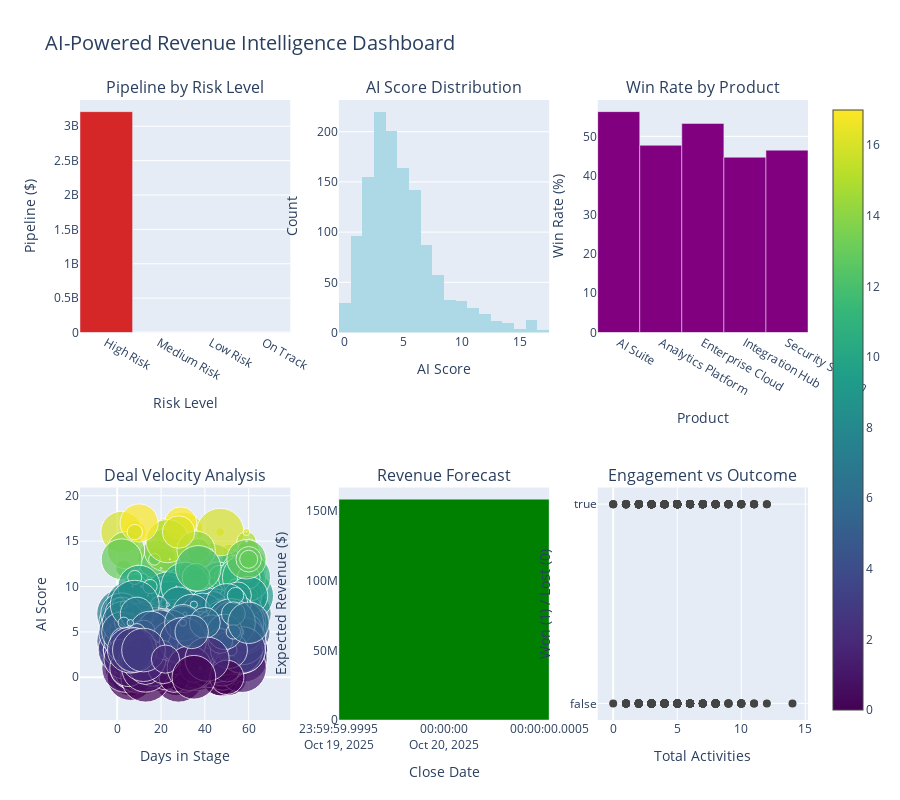

The notebook cell saved with this chart:
### Markdown cell above
## 5. Interactive Revenue Intelligence Dashboard

### Code cell
# Create comprehensive dashboard with Plotly
fig = make_subplots(
    rows=2, cols=3,
    subplot_titles=('Pipeline by Risk Level', 'AI Score Distribution', 'Win Rate by Product',
                   'Deal Velocity Analysis', 'Revenue Forecast', 'Engagement vs Outcome'),
    specs=[[{'type': 'bar'}, {'type': 'histogram'}, {'type': 'bar'}],
           [{'type': 'scatter'}, {'type': 'bar'}, {'type': 'scatter'}]],
    row_heights=[0.5, 0.5]
)

# 1. Pipeline by Risk Level
risk_pipeline = open_opps.groupby('RiskLevel')['Amount'].sum().reset_index()
fig.add_trace(
    go.Bar(x=risk_pipeline['RiskLevel'], y=risk_pipeline['Amount'],
          marker_color=['#d62728', '#ff7f0e', '#ffff00', '#2ca02c']),
    row=1, col=1
)

# 2. AI Score Distribution
fig.add_trace(
    go.Histogram(x=open_opps['AIScore'], nbinsx=20, marker_color='lightblue'),
    row=1, col=2
)

# 3. Win Rate by Product
product_performance = all_opps[all_opps['IsClosed']].groupby('Product').agg({
    'IsWon': 'mean'
}).reset_index()
fig.add_trace(
    go.Bar(x=product_performance['Product'], y=product_performance['IsWon']*100,
          marker_color='purple'),
    row=1, col=3
)

# 4. Deal Velocity (Days in Stage vs AI Score)
fig.add_trace(
    go.Scatter(x=open_opps['DaysInStage'], y=open_opps['AIScore'],
              mode='markers', marker=dict(size=open_opps['Amount']/100000,
                                         color=open_opps['AIScore'],
                                         colorscale='Viridis',
                                         showscale=True)),
    row=2, col=1
)

# 5. Revenue Forecast
forecast_data = open_opps.groupby('CloseDate').agg({
    'Amount': 'sum',
    'AIScore': 'mean'
}).reset_index()
forecast_data['ExpectedRevenue'] = forecast_data['Amount'] * (forecast_data['AIScore']/100)
fig.add_trace(
    go.Bar(x=forecast_data['CloseDate'], y=forecast_data['ExpectedRevenue'],
          marker_color='green'),
    row=2, col=2
)

# 6. Engagement vs Outcome
engagement_analysis = all_opps[all_opps['IsClosed']].copy()
fig.add_trace(
    go.Scatter(x=engagement_analysis['TotalActivities'], 
              y=engagement_analysis['IsWon'],
              mode='markers',
              marker=dict(size=8, color=engagement_analysis['IsWon'],
                         colorscale='RdYlGn')),
    row=2, col=3
)

# Update layout
fig.update_layout(height=800, showlegend=False,
                 title_text="AI-Powered Revenue Intelligence Dashboard",
                 title_font_size=20)

# Update axes
fig.update_xaxes(title_text="Risk Level", row=1, col=1)
fig.update_xaxes(title_text="AI Score", row=1, col=2)
fig.update_xaxes(title_text="Product", row=1, col=3)
fig.update_xaxes(title_text="Days in Stage", row=2, col=1)
fig.update_xaxes(title_text="Close Date", row=2, col=2)
fig.update_xaxes(title_text="Total Activities", row=2, col=3)

fig.update_yaxes(title_text="Pipeline ($)", row=1, col=1)
fig.update_yaxes(title_text="Count", row=1, col=2)
fig.update_yaxes(title_text="Win Rate (%)", row=1, col=3)
fig.update_yaxes(title_text="AI Score", row=2, col=1)
fig.update_yaxes(title_text="Expected Revenue ($)", row=2, col=2)
fig.update_yaxes(title_text="Won (1) / Lost (0)", row=2, col=3)

fig.show()

### Figure 1 — Plotly figure (JSON) as saved in the notebook; plotly's stock layout.template omitted (floating-point values rounded to 4 significant figures; data arrays with more than 128 entries replaced by an {"elided": "..."} marker saying what was removed)
{"data": [{"marker": {"color": ["#d62728", "#ff7f0e", "#ffff00", "#2ca02c"]}, "type": "bar", "x": ["High Risk", "Medium Risk", "Low Risk", "On Track"], "xaxis": "x", "y": [3212968132, 0, 0, 0], "yaxis": "y"}, {"marker": {"color": "lightblue"}, "nbinsx": 20, "type": "histogram", "x": {"elided": "1293 float values"}, "xaxis": "x2", "yaxis": "y2"}, {"marker": {"color": "purple"}, "type": "bar", "x": ["AI Suite", "Analytics Platform", "Enterprise Cloud", "Integration Hub", "Security Solution"], "xaxis": "x3", "y": [56.3, 47.71, 53.29, 44.68, 46.48], "yaxis": "y3"}, {"marker": {"color": {"elided": "1293 float values"}, "colorscale": [[0.0, "#440154"], [0.1111, "#482878"], [0.2222, "#3e4989"], [0.3333, "#31688e"], [0.4444, "#26828e"], [0.5556, "#1f9e89"], [0.6667, "#35b779"], [0.7778, "#6ece58"], [0.8889, "#b5de2b"], [1.0, "#fde725"]], "showscale": true, "size": {"elided": "1293 float values"}}, "mode": "markers", "type": "scatter", "x": {"elided": "1293 int values"}, "xaxis": "x4", "y": {"elided": "1293 float values"}, "yaxis": "y4"}, {"marker": {"color": "green"}, "type": "bar", "x": ["2025-10-20"], "xaxis": "x5", "y": [158700000.0], "yaxis": "y5"}, {"marker": {"color": {"elided": "707 bool values"}, "colorscale": [[0.0, "rgb(165,0,38)"], [0.1, "rgb(215,48,39)"], [0.2, "rgb(244,109,67)"], [0.3, "rgb(253,174,97)"], [0.4, "rgb(254,224,139)"], [0.5, "rgb(255,255,191)"], [0.6, "rgb(217,239,139)"], [0.7, "rgb(166,217,106)"], [0.8, "rgb(102,189,99)"], [0.9, "rgb(26,152,80)"], [1.0, "rgb(0,104,55)"]], "size": 8}, "mode": "markers", "type": "scatter", "x": {"elided": "707 float values"}, "xaxis": "x6", "y": {"elided": "707 bool values"}, "yaxis": "y6"}], "layout": {"annotations": [{"font": {"size": 16}, "showarrow": false, "text": "Pipeline by Risk Level", "x": 0.1444, "xanchor": "center", "xref": "paper", "y": 1.0, "yanchor": "bottom", "yref": "paper"}, {"font": {"size": 16}, "showarrow": false, "text": "AI Score Distribution", "x": 0.5, "xanchor": "center", "xref": "paper", "y": 1.0, "yanchor": "bottom", "yref": "paper"}, {"font": {"size": 16}, "showarrow": false, "text": "Win Rate by Product", "x": 0.8556, "xanchor": "center", "xref": "paper", "y": 1.0, "yanchor": "bottom", "yref": "paper"}, {"font": {"size": 16}, "showarrow": false, "text": "Deal Velocity Analysis", "x": 0.1444, "xanchor": "center", "xref": "paper", "y": 0.375, "yanchor": "bottom", "yref": "paper"}, {"font": {"size": 16}, "showarrow": false, "text": "Revenue Forecast", "x": 0.5, "xanchor": "center", "xref": "paper", "y": 0.375, "yanchor": "bottom", "yref": "paper"}, {"font": {"size": 16}, "showarrow": false, "text": "Engagement vs Outcome", "x": 0.8556, "xanchor": "center", "xref": "paper", "y": 0.375, "yanchor": "bottom", "yref": "paper"}], "height": 800, "showlegend": false, "title": {"font": {"size": 20}, "text": "AI-Powered Revenue Intelligence Dashboard"}, "xaxis": {"anchor": "y", "domain": [0.0, 0.2889], "title": {"text": "Risk Level"}}, "xaxis2": {"anchor": "y2", "domain": [0.3556, 0.6444], "title": {"text": "AI Score"}}, "xaxis3": {"anchor": "y3", "domain": [0.7111, 1.0], "title": {"text": "Product"}}, "xaxis4": {"anchor": "y4", "domain": [0.0, 0.2889], "title": {"text": "Days in Stage"}}, "xaxis5": {"anchor": "y5", "domain": [0.3556, 0.6444], "title": {"text": "Close Date"}}, "xaxis6": {"anchor": "y6", "domain": [0.7111, 1.0], "title": {"text": "Total Activities"}}, "yaxis": {"anchor": "x", "domain": [0.625, 1.0], "title": {"text": "Pipeline ($)"}}, "yaxis2": {"anchor": "x2", "domain": [0.625, 1.0], "title": {"text": "Count"}}, "yaxis3": {"anchor": "x3", "domain": [0.625, 1.0], "title": {"text": "Win Rate (%)"}}, "yaxis4": {"anchor": "x4", "domain": [0.0, 0.375], "title": {"text": "AI Score"}}, "yaxis5": {"anchor": "x5", "domain": [0.0, 0.375], "title": {"text": "Expected Revenue ($)"}}, "yaxis6": {"anchor": "x6", "domain": [0.0, 0.375], "title": {"text": "Won (1) / Lost (0)"}}}}
